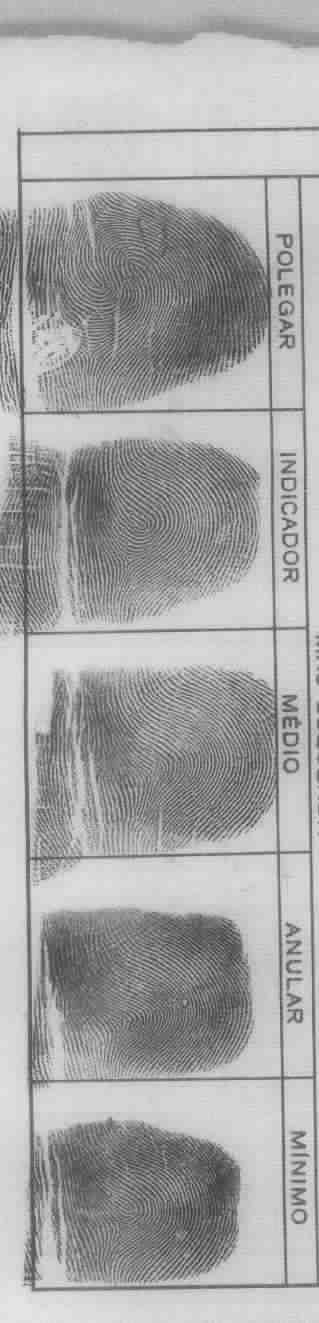
#> input picture cutted_colums_raw/Ficha1_colum1_5.jpg, 319 x 1323 px
$ python -i Classification.py   (imports and definitions only)
#> lines starting #> are read from the running program, lines starting #| are printed output that depends on the picture; after the words box and inside, x2 and y2 are one past the last pixel; in counts of white or black regions, pixels touching at a corner belong together
#> further down, picture is the input picture: shape (1323, 319, 3); min 37, max 233, mean 166.8
import cv2
import numpy as np

def conta_objetos(img_crop):
    # Pré-processamento
    gray = cv2.cvtColor(img_crop, cv2.COLOR_BGR2GRAY)
    _, thresh = cv2.threshold(gray, 127, 255, cv2.THRESH_BINARY_INV)
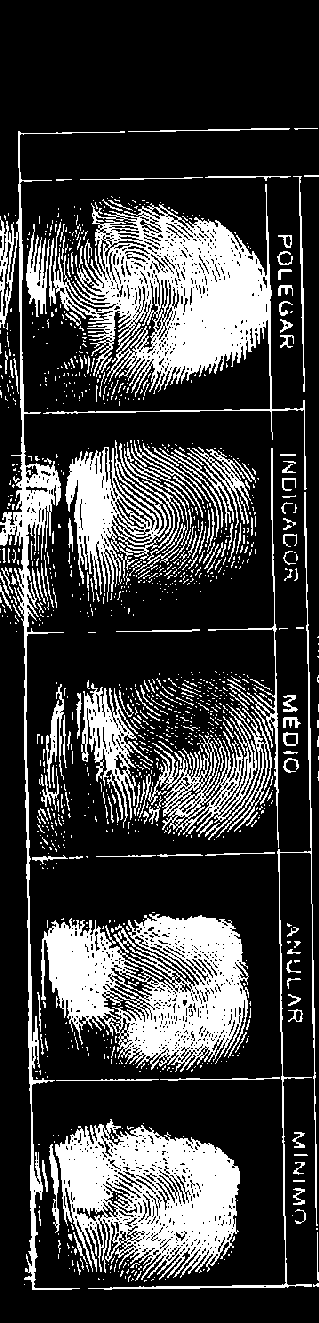
#> thresh: shape (1323, 319); 24.6% white; 1215 white regions (1016 under 20 px), largest, box (x1, y1, x2, y2) and area: (43, 184, 307, 490) 22096, (41, 914, 249, 1072) 18664, (55, 1119, 240, 1280) 17326

    # Remove ruídos internos
    kernel = np.ones((5, 5), np.uint8)
    thresh = cv2.morphologyEx(thresh, cv2.MORPH_CLOSE, kernel)
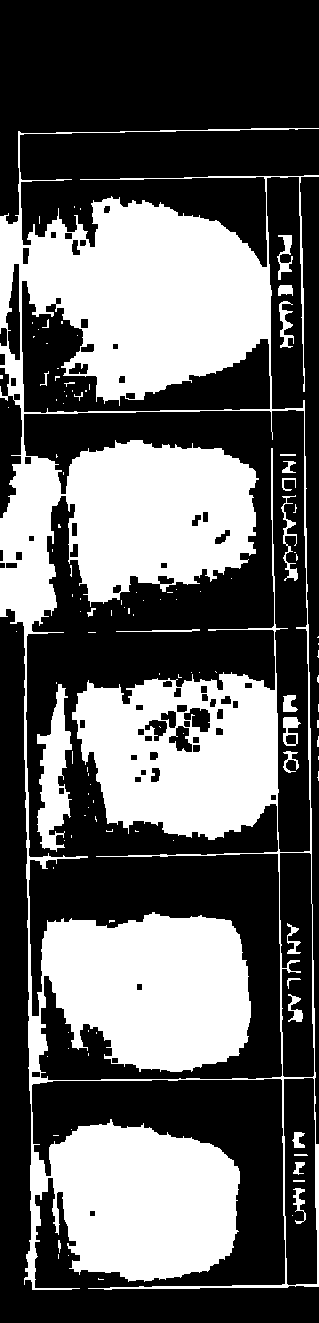
#> thresh: shape (1323, 319); 38.3% white; 118 white regions (91 under 20 px)

    # Conta objetos externos
    contornos, _ = cv2.findContours(thresh, cv2.RETR_EXTERNAL, cv2.CHAIN_APPROX_SIMPLE)
#> contornos = 25 contours, 21 with area under 20; largest, box (x1, y1, x2, y2) and area: (0, 128, 319, 1290) 276138, (277, 235, 293, 280) 232, (279, 301, 294, 348) 222, (278, 285, 293, 296) 112
    return len(contornos)

def classifica_ficha(caminho_imagem):
    imagem = cv2.imread(caminho_imagem)
    altura, largura, _ = imagem.shape

    # Define regiões para análise (10% das bordas esquerda e direita)
    margem = int(largura * 0.1)
    esquerda = imagem[:, :margem]
    direita = imagem[:, -margem:]

    objetos_esquerda = conta_objetos(esquerda)
    objetos_direita = conta_objetos(direita)

    print(f"Objetos Esquerda: {objetos_esquerda}, Objetos Direita: {objetos_direita}")

    if objetos_direita/objetos_esquerda>4:
        return "0-10"
    if objetos_direita/objetos_esquerda<0.25:
        return "10-0"
    else:
        return "5-5"
# [8 lines of commented-out code are left out]

>>> import cv2
>>> picture = cv2.imread('cutted_colums_raw/Ficha1_colum1_5.jpg')
>>> result = conta_objetos(picture)
#> result = 25

$ run again, on cutted_colums_raw/Ficha1_colum2_5.jpg
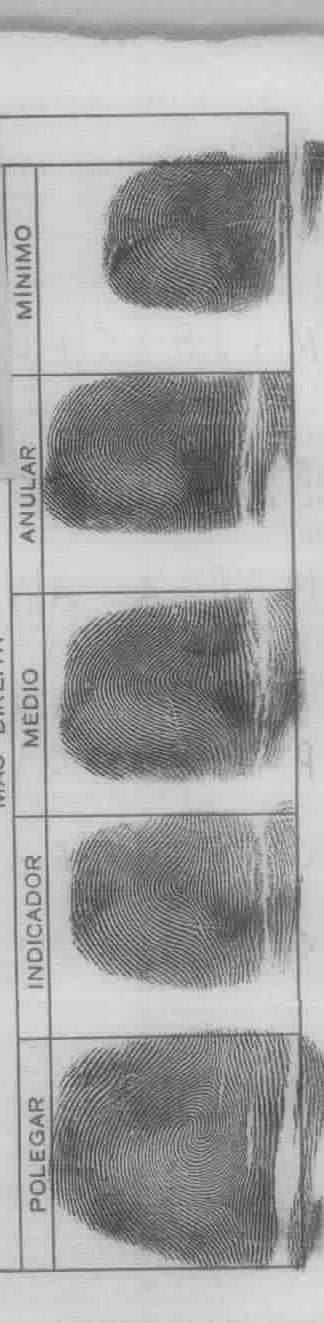
#> input picture cutted_colums_raw/Ficha1_colum2_5.jpg, 324 x 1323 px
#> picture is the input picture: shape (1323, 324, 3); min 36, max 234, mean 163.1
#> in conta_objetos, `_, thresh = cv2.threshold(gray, 127, 255, cv2.THRESH_BINARY_INV)`:
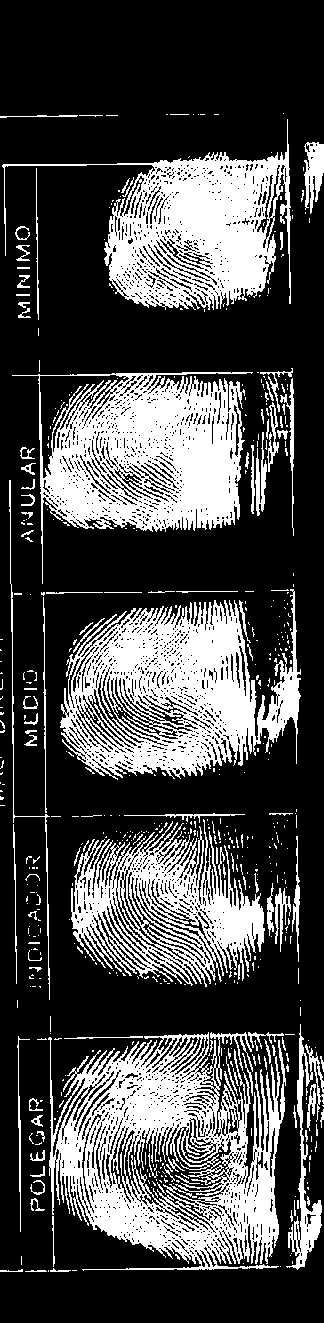
#> thresh: shape (1323, 324); 29.1% white; 555 white regions (443 under 20 px), largest, box (x1, y1, x2, y2) and area: (48, 1032, 286, 1271) 29047, (60, 589, 301, 780) 23773, (12, 372, 253, 584) 23351
#> in conta_objetos, `thresh = cv2.morphologyEx(thresh, cv2.MORPH_CLOSE, kernel)`:
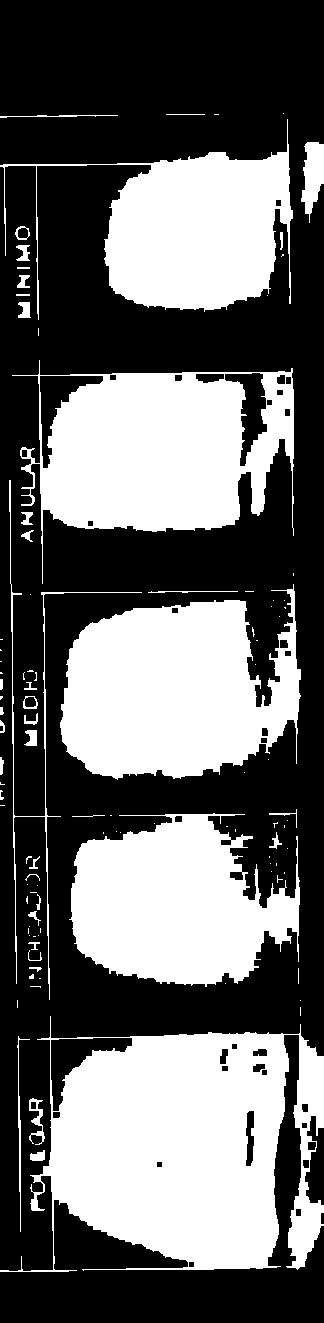
#> thresh: shape (1323, 324); 40.8% white; 105 white regions (63 under 20 px)
#> contornos = 105 contours, 77 with area under 20; largest, box (x1, y1, x2, y2) and area: (0, 1016, 324, 1272) 53066, (12, 360, 294, 584) 36041, (60, 584, 301, 780) 32508, (69, 813, 300, 987) 27066, (0, 119, 293, 320) 23792
#> result = 105

$ run again, on cutted_colums_raw/Ficha2_colum1_5.jpg
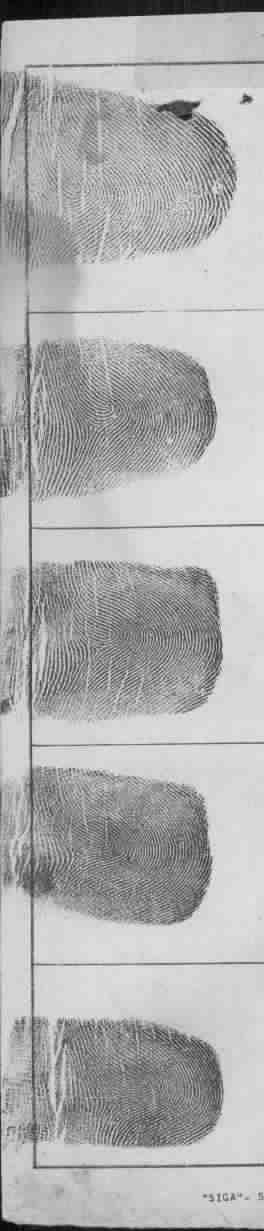
#> input picture cutted_colums_raw/Ficha2_colum1_5.jpg, 264 x 1231 px
#> picture is the input picture: shape (1231, 264, 3); min 0, max 252, mean 176.7
#> in conta_objetos, `_, thresh = cv2.threshold(gray, 127, 255, cv2.THRESH_BINARY_INV)`:
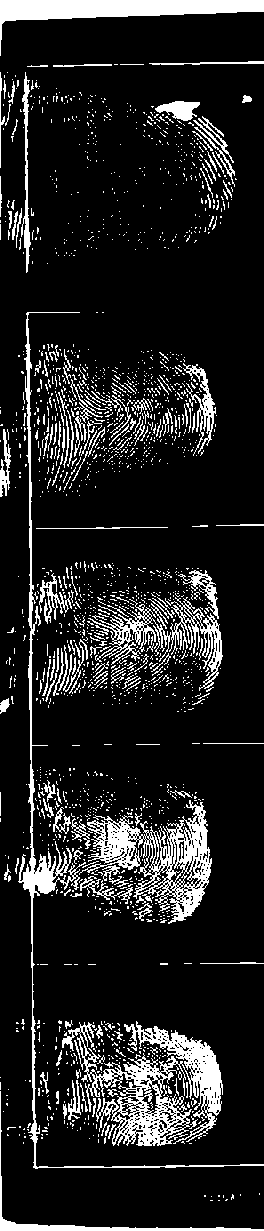
#> thresh: shape (1231, 264); 13.5% white; 1911 white regions (1738 under 20 px), largest, box (x1, y1, x2, y2) and area: (62, 1021, 223, 1146) 7463, (79, 800, 212, 924) 5319, (0, 0, 264, 56) 4385
#> in conta_objetos, `thresh = cv2.morphologyEx(thresh, cv2.MORPH_CLOSE, kernel)`:
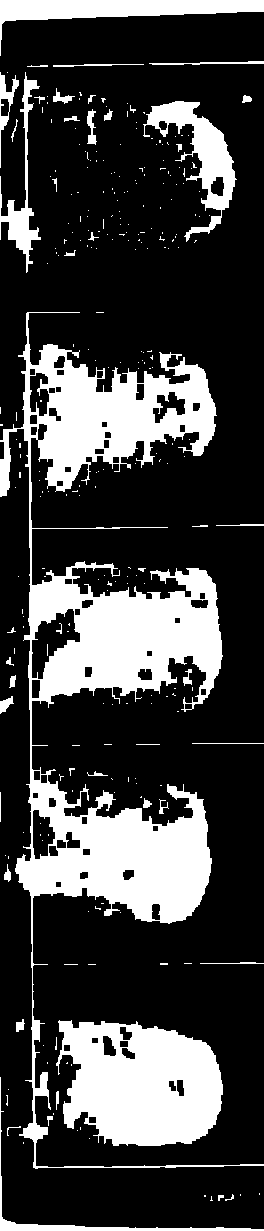
#> thresh: shape (1231, 264); 25.4% white; 275 white regions (231 under 20 px)
#> contornos = 266 contours, 244 with area under 20; largest, box (x1, y1, x2, y2) and area: (0, 312, 264, 1169) 55047, (56, 1020, 223, 1146) 16104, (0, 0, 264, 56) 4073, (143, 101, 237, 242) 3834, (0, 72, 41, 273) 1442
#> result = 266

$ run again, on cutted_colums_raw/Ficha2_colum2_5.jpg
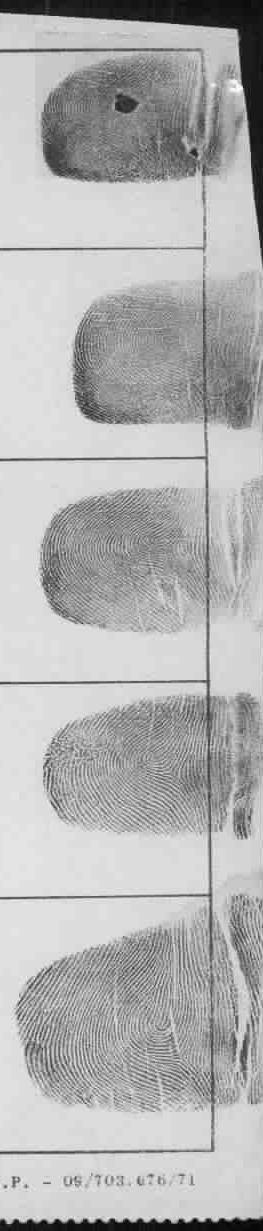
#> input picture cutted_colums_raw/Ficha2_colum2_5.jpg, 263 x 1231 px
#> picture is the input picture: shape (1231, 263, 3); min 0, max 255, mean 179
#> in conta_objetos, `_, thresh = cv2.threshold(gray, 127, 255, cv2.THRESH_BINARY_INV)`:
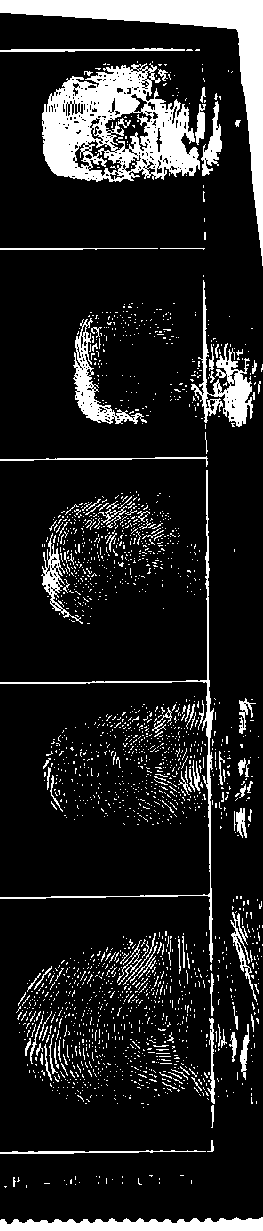
#> thresh: shape (1231, 263); 13.5% white; 2154 white regions (2043 under 20 px), largest, box (x1, y1, x2, y2) and area: (42, 63, 200, 182) 10709, (0, 0, 263, 266) 8807, (0, 1217, 263, 1231) 2797
#> in conta_objetos, `thresh = cv2.morphologyEx(thresh, cv2.MORPH_CLOSE, kernel)`:
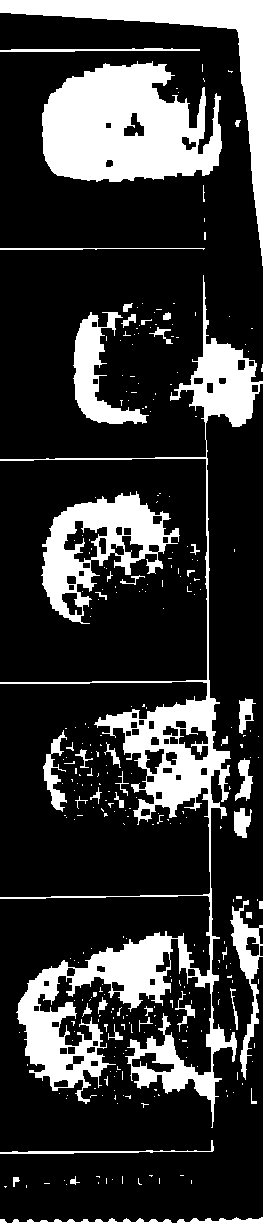
#> thresh: shape (1231, 263); 22.1% white; 311 white regions (264 under 20 px)
#> contornos = 306 contours, 273 with area under 20; largest, box (x1, y1, x2, y2) and area: (0, 275, 263, 1128) 26968, (42, 61, 222, 182) 15707, (41, 491, 180, 624) 8718, (0, 0, 263, 266) 8300, (73, 312, 149, 424) 2902
#> result = 306
